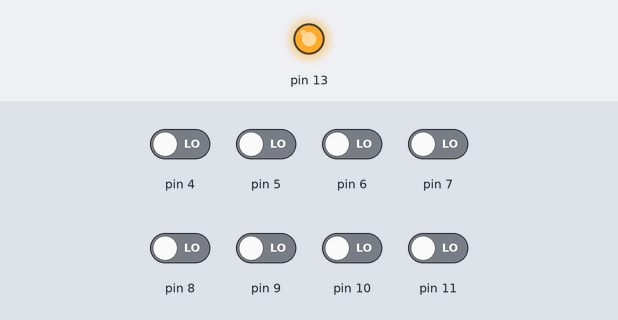
The sketch below on a simulated Arduino Uno, built with avr-gcc and run on an emulated ATmega328P. Shown: output pins drawn as LEDs (lit = HIGH). Inputs (shaded band) come from the test bench; at power-on: pin 4–11 LOW.

Above: at 0.1 s.
Timing chart, 0 to 1.6 s (numbered marks = the images above):
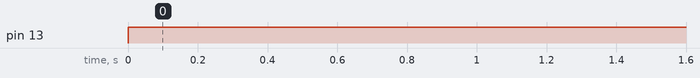

The sketch:

sketch_mar30b.ino
```cpp
void setup() {
    pinMode(4, INPUT);
    pinMode(5, INPUT);
    pinMode(6, INPUT);
    pinMode(7, INPUT);
    pinMode(8, INPUT);
    pinMode(9, INPUT);
    pinMode(10, INPUT);
    pinMode(11, INPUT);
    pinMode(13, OUTPUT);

}
int var1 ,var2 ,var3, var4 ,var5 ,var6 ,var7 ,var8 ;
int dec = 0;
void loop() {

var1 = digitalRead (4);
dec += (var1 * 1) ;


var2 = digitalRead (5);
dec += (var2 * 2) ;

var3 = digitalRead (6);
dec += (var3 *4) ;


var4 = digitalRead (7);
dec += (var4 * 8) ;


var5 = digitalRead (8);
dec += (var5 *16) ;


var6 = digitalRead (9);
dec += (var6 * 32) ;

var7 = digitalRead (10);
dec += (var7 * 64) ;


var8 = digitalRead (11);
dec += (var8 * 128) ;


digitalWrite (13,HIGH);
delay (dec*4);


}
```

Measured:
- by itself, pin 13: LOW → HIGH at 0.00 s
